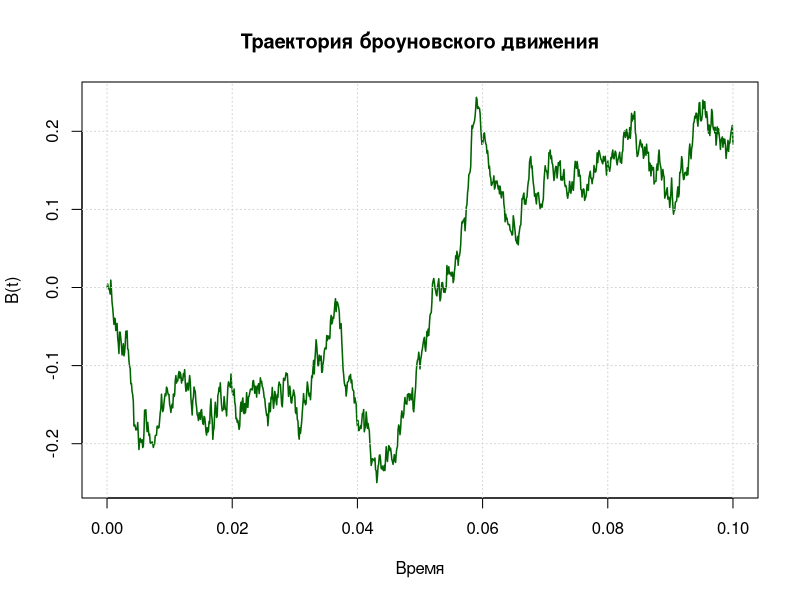
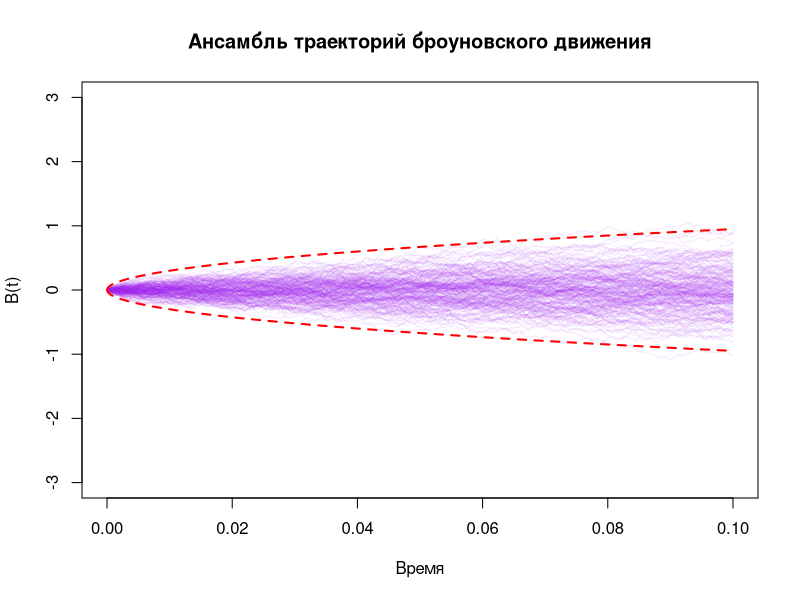
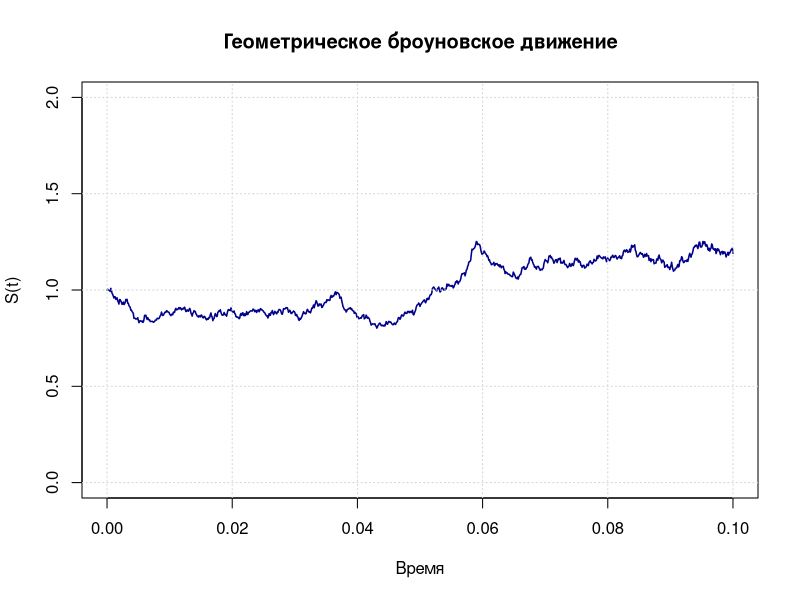
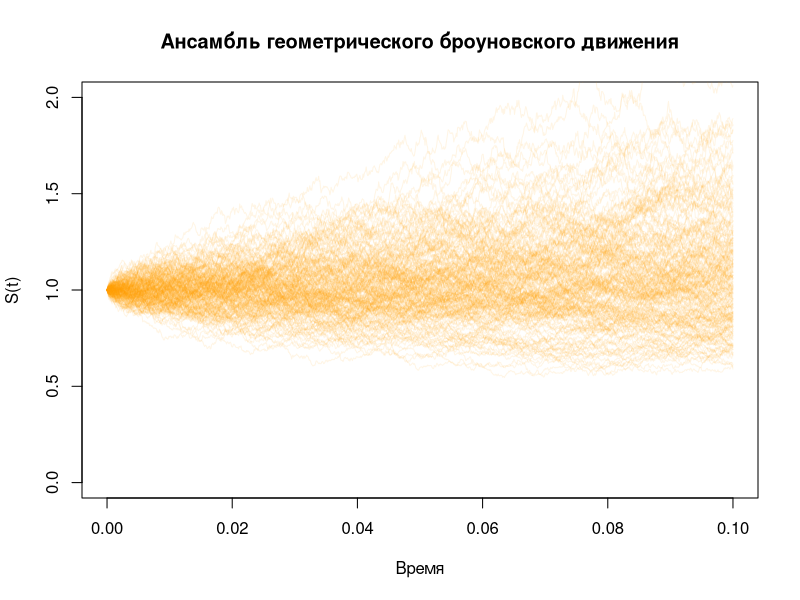

Write the R code that produced these figures, in order.
# Параметры моделирования
time_step <- 0.0001  # Шаг дискретизации
max_steps <- 1000    # Максимальное количество шагов
num_points <- max_steps + 1  # Количество временных точек

# Функция для генерации броуновского движения
generate_brownian_motion <- function(num_points, time_step) {
  # Генерация случайных приращений
  increments <- rnorm(num_points, mean = 0, sd = sqrt(time_step))
  
  # Инициализация вектора броуновского движения
  bm <- numeric(num_points)
  bm[1] <- 0  # Начальное значение
  
  # Вычисление траектории
  for (k in 2:num_points) {
    bm[k] <- bm[k - 1] + increments[k]
  }
  
  bm
}

# Функция для генерации геометрического броуновского движения
generate_geometric_bm <- function(num_points, time_step, initial_value, drift, volatility, bm) {
  # Инициализация вектора
  gbm <- numeric(num_points)
  gbm[1] <- initial_value
  
  # Вычисление значений
  for (k in 1:(num_points - 1)) {
    gbm[k + 1] <- initial_value * exp((drift - volatility^2 / 2) * (k * time_step) + volatility * bm[k + 1])
  }
  
  gbm
}

# Задание 2: Моделирование одной траектории броуновского движения
cat("Формула броуновского движения:\n")
cat("B_{t + Δt} = B_t + ε_{t + Δt}, где ε_{t + Δt} ~ N(0, Δt)\n\n")

brownian_path <- generate_brownian_motion(num_points, time_step)

# Визуализация траектории
time_grid <- seq(0, max_steps * time_step, by = time_step)
plot(time_grid, brownian_path, type = "l", col = "darkgreen", 
     main = "Траектория броуновского движения", 
     xlab = "Время", ylab = "B(t)", lwd = 1.5)
grid()

# Задание 3: Ансамбль траекторий броуновского движения
num_paths <- 200  # Количество траекторий
cat("Правило трех сигм:\n")
cat("-3√t ≤ B_t ≤ 3√t\n\n")

# Инициализация пустого графика
plot(time_grid, numeric(num_points), type = "n", 
     main = "Ансамбль траекторий броуновского движения", 
     xlab = "Время", ylab = "B(t)", ylim = c(-3, 3))

# Генерация и отрисовка траекторий
for (i in 1:num_paths) {
  bm_path <- generate_brownian_motion(num_points, time_step)
  lines(time_grid, bm_path, col = adjustcolor("purple", alpha.f = 0.1))
}

# Добавление границ трех сигм
sigma_bounds <- 3 * sqrt(time_grid)
lines(time_grid, sigma_bounds, col = "red", lty = 2, lwd = 2)
lines(time_grid, -sigma_bounds, col = "red", lty = 2, lwd = 2)

# Задание 5: Моделирование геометрического броуновского движения
initial_price <- 1  # Начальная цена
drift <- 0.5       # Параметр дрейфа
volatility <- 0.9  # Волатильность

cat("Формула геометрического броуновского движения:\n")
cat("S_t = S_0 * exp((a - σ²/2) * t + σ * B_t)\n\n")

gbm_path <- generate_geometric_bm(num_points, time_step, initial_price, drift, volatility, brownian_path)

# Визуализация
plot(time_grid, gbm_path, type = "l", col = "darkblue", 
     main = "Геометрическое броуновское движение", 
     xlab = "Время", ylab = "S(t)", ylim = c(0, 2), lwd = 1.5)
grid()

# Задание 6: Ансамбль геометрического броуновского движения
cat("Формула для ансамбля геометрического броуновского движения:\n")
cat("S_t = S_0 * exp((a - σ²/2) * t + σ * B_t)\n\n")

# Инициализация пустого графика
plot(time_grid, numeric(num_points), type = "n", 
     main = "Ансамбль геометрического броуновского движения", 
     xlab = "Время", ylab = "S(t)", ylim = c(0, 2))

# Генерация и отрисовка траекторий
for (i in 1:num_paths) {
  bm_path <- generate_brownian_motion(num_points, time_step)
  gbm_path <- generate_geometric_bm(num_points, time_step, initial_price, drift, volatility, bm_path)
  lines(time_grid, gbm_path, col = adjustcolor("orange", alpha.f = 0.1))
}
